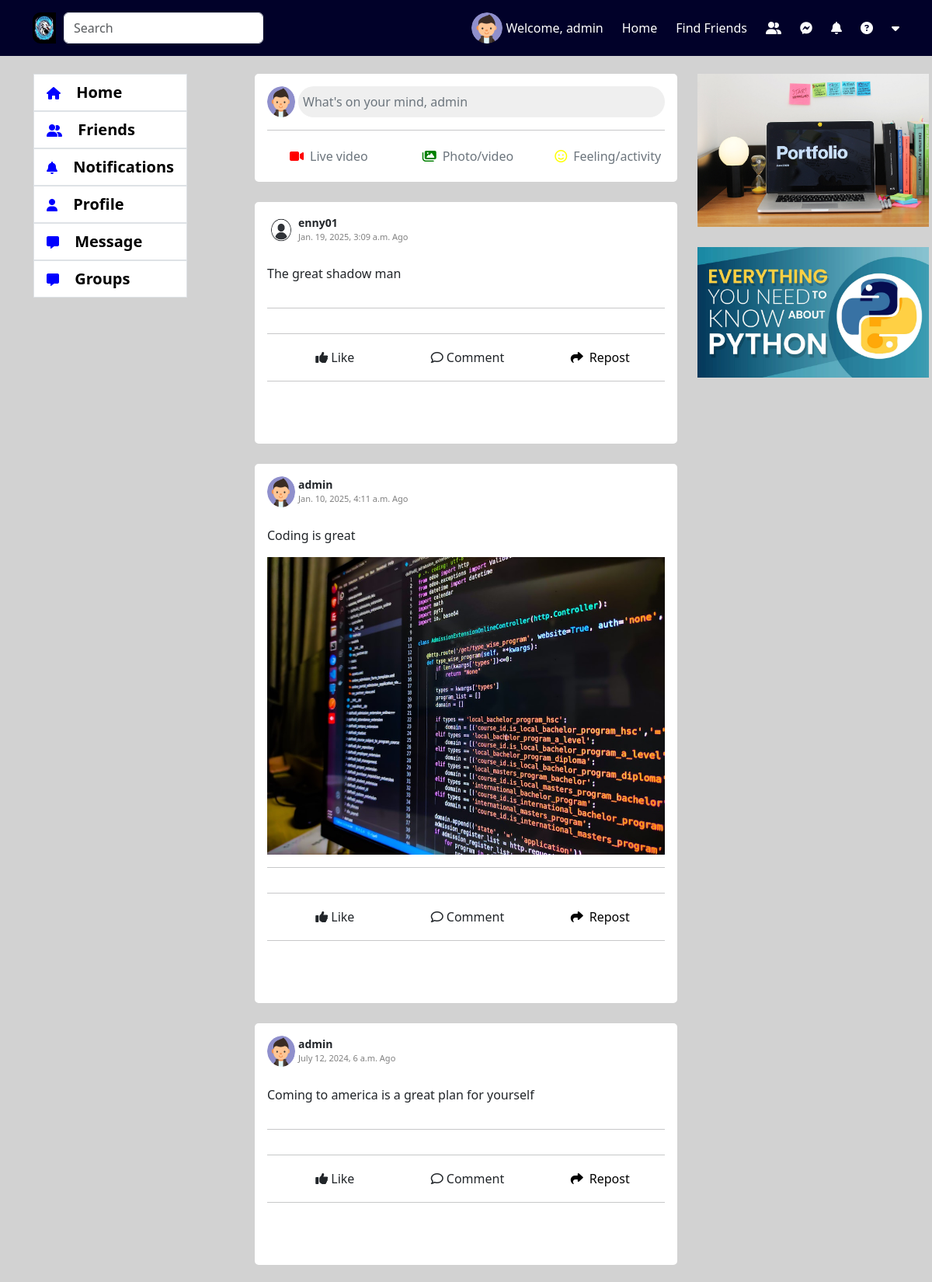
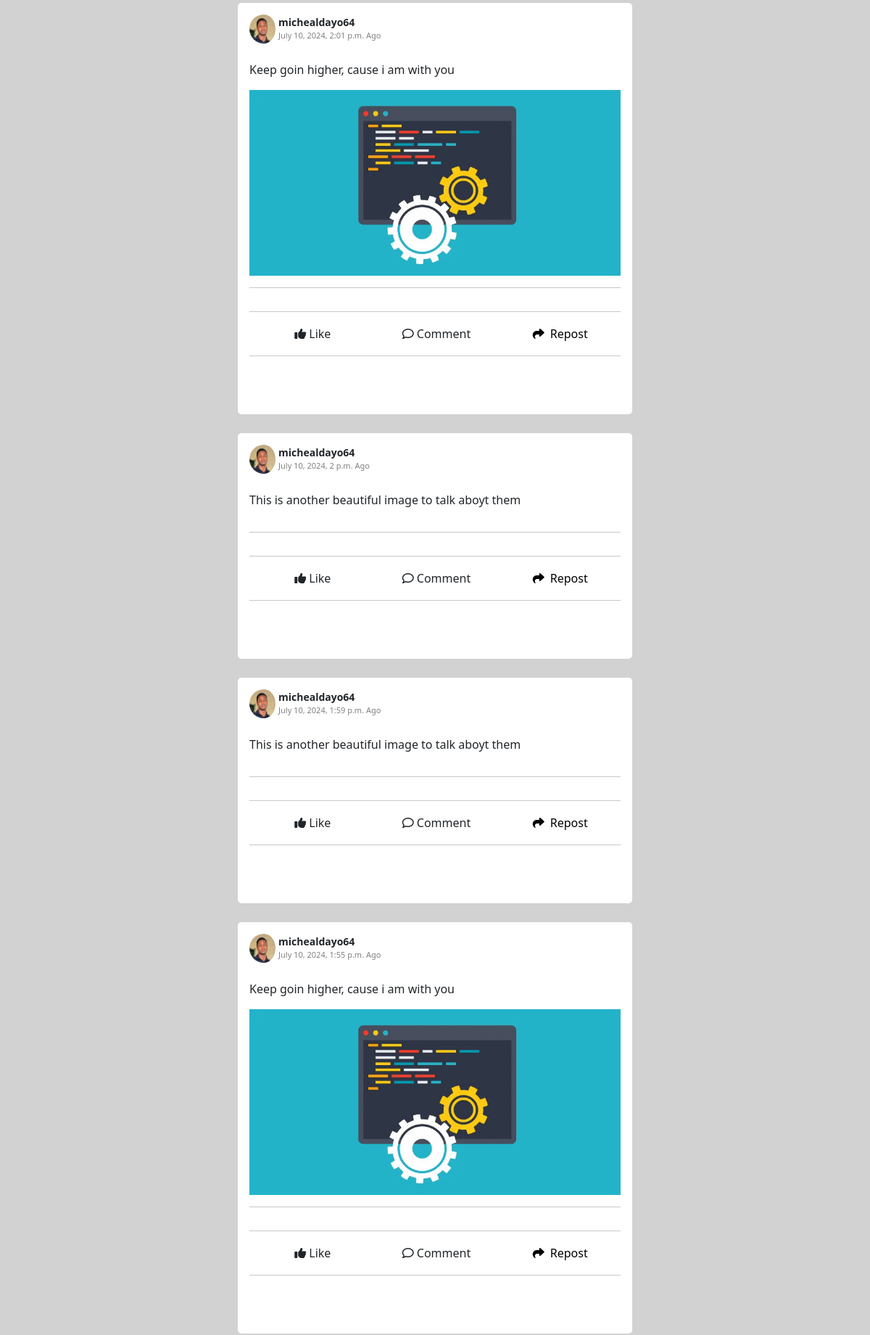
Page / (signed in, upper part) on the committed database (2 pictures, top to bottom).
### account/models.py (models this page shows, shortened)
class Accounts(AbstractBaseUser):
    email = models.EmailField(verbose_name="email", max_length=60, unique=True)
    username = models.CharField(max_length=30, unique=True)
    first_name = models.CharField(max_length=30, null=True, blank=True)
    last_name = models.CharField(max_length=30, null=True, blank=True)
    date_joined = models.DateTimeField(
        verbose_name='date joined', auto_now_add=True)
    last_login = models.DateTimeField(verbose_name='last login', auto_now=True)
    is_admin = models.BooleanField(default=False)
    is_active = models.BooleanField(default=True)
    is_staff = models.BooleanField(default=False)
    is_superuser = models.BooleanField(default=False)
    profile_image = models.ImageField(max_length=255, upload_to=get_profile_image_filepath,
                                      null=True, blank=True, default=get_default_profile_image)
    hide_email = models.BooleanField(default=True)
    uid = models.CharField(max_length=225, blank=True, null=True)
    USERNAME_FIELD = 'email'
    REQUIRED_FIELDS = ['username']
    objects = MyAccountManager()

### social_app/models.py (models this page shows, shortened)
class Post(models.Model):
    user = models.ForeignKey(
        settings.AUTH_USER_MODEL, on_delete=models.CASCADE, null=True, blank=True, related_name='author')
    user_post = models.TextField(null=True, blank=True)
    file = models.FileField(
        upload_to="post_images/", null=True, blank=True)
    date_post = models.DateTimeField(auto_now_add=True)
    date_post_update = models.DateTimeField(auto_now=True)
    user_like_post = models.ManyToManyField(
        settings.AUTH_USER_MODEL, blank=True)
    reposted_by = models.ForeignKey(
        settings.AUTH_USER_MODEL, on_delete=models.CASCADE, null=True, blank=True, related_name='reposted_by')
    repost_users = models.ManyToManyField(
        settings.AUTH_USER_MODEL, blank=True, related_name="users_repost")

### social_app/views.py (the view)
# urls.py: path('', friend_index, name='friend-index'),
def index(request):
    context = {}
    user = request.user
    if user.is_authenticated:
        friend = FriendsList.objects.get(user=user)
        friends_list = friend.friends.all()
        '''
        List of post according to User friend
        '''
        post_list = Post.objects.filter(user__in=list(
            friends_list) + [user,]).order_by('-date_post')
        context['post_list'] = post_list
    else:
        return redirect('login')
    return render(request, 'home.html', context)

### account/views.py (called while the page is built)
def get_tokens_for_user(user):
    refresh = RefreshToken.for_user(user)
    return {
        'token': {
            'refresh': str(refresh),
            'access': str(refresh.access_token),
        },
        'msg': 'Login Successfully'
    }

### notification_app/context_processors.py (called while the page is built)
def get_user_token(request):
    user = request.user
    return {'user_access_token': get_tokens_for_user(user)['token']['access']}

### social_app/templates/home.html (shortened to what this page needs)
{% extends 'base.html' %}
{% block content %}
{% load static %}
<br>
    <div class="row home-container">
      <div class="col-12 col-lg-3 col-xl-3 col-md-3 left-menu-container">
        {% include 'snippets/left-menu.html' %}
      </div>
      <div class="col-12 col-lg-6 col-xl-6 col-md-6 mx-auto" id="postlistid">
        {% include 'home_main_content.html' %}
        {% if post_list %}
          {% for i in post_list %}
          <br>
          <div class="card p-3">
            <div class="d-flex flex-row justify-content-between align-items-center">
              <div class="d-flex flex-row">
                <img class="pe-1 profile-pic" src="{{ i.user.profile_image.url }}" alt="" srcset="">
                <div class="d-flex flex-column">
                  <span style="font-size: 14px; font-weight: bold;">{{ i.user.username }}</span>
                  <span style="font-size: 11px; color: gray;">{{ i.date_post }} Ago</span>
                </div>
              </div>
            </div>
            <br>
            <div class="w-100" id="post">
              {% if i.user_post %}
                <p>{{ i.user_post }}</p>
              {% endif %}
            </div>
            <div id="postimage">
              {% if i.file %}
                {% if i.file.url|slice:"-4:" == ".MP4" or i.file.url|slice:"-4:" == ".mp4" %}
                <video id="movie" class="w-100 h-100 rounded" controls>
                  <source src="{{ i.file.url }}" type="video/mp4">
                </video>
                {% else %}
                <img class="w-100" src="{{ i.file.url }}" alt="" srcset="">
                {% endif %}
              {% endif %}
            </div>
            <hr>
            <hr>
              <div class="d-flex flex-row justify-content-between">
                <div class="d-flex flex-row align-items-center justify-content-center w-50 likecommentshare" id="likeidBtn" data-id="{{ i.pk }}">
                  <i class="fa-solid fa-thumbs-up p-1"></i>
                  <span class="likeunlike_{{ i.id }}" id="likeunlikeid" data-id="{{ i.id }}">Like</span>
                </div>
              <div class="d-flex flex-row align-items-center justify-content-center w-50 likecommentshare" id="commentidBtn" data-id="{{ i.pk }}">
                <i class="fa-regular fa-comment p-1"></i>
                <span>Comment</span>
              </div>
              <div class="d-flex flex-row align-items-center justify-content-center w-50 likecommentshare" id="shareidBtn">
                <a href="{% url 'user-share-post' i.id %}">
                  <i class="fa-solid fa-share p-1"></i>
                <span>Repost</span>
                </a>
              </div>
              </div>
            <hr>
            <br>
            <br>
          </div>
          {% endfor %}
       {% endif %}
         </div>
      <div class="col-12 col-lg-3 col-xl-3 col-md-3 right-menu-container ">
        {% include 'snippets/right-data.html' %}
      </div>
    </div>
{% endblock %}

### templates/snippets/header.html (shortened to what this page needs)
{% load static %}
<nav class="navbar fixed-top top-navbar" id="mynav" data-token="{{ user_access_token }}">
  <div class="container d-flex flex-row justify-content-between" id="myheader">
    <div>
      <div class="d-flex">
        <img src="{% static 'img/logoimage.webp' %}" alt="" srcset=""
          style="width: 40px; height: 40px; padding-right: 10px; border-radius: 10px;">
        <input class="form-control me-2 w-100" type="search" id="input-data" name="q" placeholder="Search"
          aria-label="Search">
      </div>
    </div>
    <div class="menu-left">
      {% if request.user.is_authenticated %}
      <a href="{% url 'profile-index' %}" class="anch">
        <img class="me-1 profile-pic" src="{{ request.user.profile_image.url }}" alt="">
      </a>
      {% else %}
      <img class="me-1 profile-pic" src="{% static 'img/profile_image.png' %}" alt="">
      {% endif %}
      <a href="{% url 'profile-index' %}" class="anch">
        <p class="me-4 mt-3 text-white">Welcome, {{ request.user.username }}</p>
      </a>
      <a href="{% url 'index' %}" class="anch">
        <p class="me-4 mt-3 text-white">Home</p>
      </a>
      <a href="{% url 'friend-index' %}" class="anch">
        <p class="me-4 mt-3 text-white">Find Friends</p>
      </a>
      <a href="#" class="anch">
        <i class="fa-solid fa-user-group me-4 text-white"></i>
      </a>
      <a class="anch" id="btn-chat-notifi">
        <i class="fa-brands fa-facebook-messenger me-4 text-white"></i>
      </a>
      <a class="anch" id="btn-notifi" onclick="setGeneralNotificationsAsRead()">
        <i class="fa-solid fa-bell me-4 text-white"></i>
      </a>
      <a href="#" class="anch">
        <i class="fa-solid fa-circle-question me-4 text-white"></i>
      </a>
      <a href="#" id="logout">
        <i class="fa-solid fa-caret-down text-white"></i>
      </a>
    </div>
  </div>
</nav>

### social_app/templates/home_main_content.html (shortened to what this page needs)
<div class="card p-3">
    <div class="d-flex flex-row align-items-left">
      <img class="pe-1 profile-pic" src="{{ request.user.profile_image.url }}" alt="" srcset="">
      <input class="w-100 border border-0 rounded-pill text-start text-secondary" id="inputpost" data-bs-toggle="modal" data-bs-target="#exampleModal" type="submit" value="What's on your mind, {{ request.user.username }}">
    </div>
    <hr>
    <div class="row text-center ps-4 p3-4">
        <div class="col-4 col-sm-4">
            <div class="d-flex flex-row align-items-center" id="videoid" data-bs-toggle="modal" data-bs-target="#livevideo">
                    <i class="fa-solid fa-video"></i>
                    <span class="text-secondary ms-2">Live video</span>
            </div>
        </div>
        <div class="col-4 col-sm-4">
            <div class="d-flex flex-row align-items-center" id="photoid" data-bs-toggle="modal" data-bs-target="#exampleModal">
                    <i class="fa-solid fa-images"></i>
                <span class="text-secondary ms-2">Photo/video</span>
            </div>
        </div>
        <div class="col-4 col-sm-4">
            <div class="d-flex flex-row justify-content-center align-items-center" id="emojiid" data-bs-toggle="modal" data-bs-target="#emoji">
                    <i class="fa-regular fa-face-smile"></i>
                <span class="text-secondary ms-2">Feeling/activity</span>
            </div>
        </div>
    </div>
</div>

### static/css/style.css (style rules this page uses)
body { display: block; position: relative; }
.anch { text-decoration: none; cursor: pointer; }
.anch i { color: blue; }
.profile-pic { width: 40px; height: 40px; border-radius: 100%; }
#myheader { position: relative; width: 100%; }
.top-navbar { background-color: rgb(1, 1, 41); }
.menu-left { display: flex; flex-direction: row; align-items: center; }

### static/css/home.css (style rules this page uses)
#videoid { cursor: pointer; padding: 5px; border-radius: 5px; }
#videoid i { color: red; }
#photoid { cursor: pointer; padding: 5px; border-radius: 5px; }
#photoid i { color: green; }
#emojiid { cursor: pointer; padding: 5px; border-radius: 5px; }
#emojiid i { color: yellow; }
#post p { text-align: justify; }
.likecommentshare { cursor: pointer; padding: 2px; border-radius: 5px; }
.likecommentshare a { text-decoration: none; color: black; }

### rows in the picture
Accounts: user.profile_image (picture), user.username "admin", user.username "What's on your mind, admin"
Post: user.profile_image (picture), user.username "enny01", date_post "Jan. 19, 2025, 3:09 a.m.", user_post "The great shadow man"
Post: user.profile_image (picture), user.username "admin", date_post "Jan. 10, 2025, 4:11 a.m.", user_post "Coding is great", file (picture)
Post: user.profile_image (picture), user.username "admin", date_post "July 12, 2024, 6 a.m.", user_post "Coming to america is a great plan for yourself"
Post: user.profile_image (picture), user.username "michealdayo64", date_post "July 10, 2024, 2:01 p.m.", user_post "Keep goin higher, cause i am with you", file (picture)
Post: user.profile_image (picture), user.username "michealdayo64", date_post "July 10, 2024, 2 p.m.", user_post "This is another beautiful image to talk aboyt them"
Post: user.profile_image (picture), user.username "michealdayo64", date_post "July 10, 2024, 1:59 p.m.", user_post "This is another beautiful image to talk aboyt them"
Post: user.profile_image (picture), user.username "michealdayo64", date_post "July 10, 2024, 1:55 p.m.", user_post "Keep goin higher, cause i am with you", file (picture)
